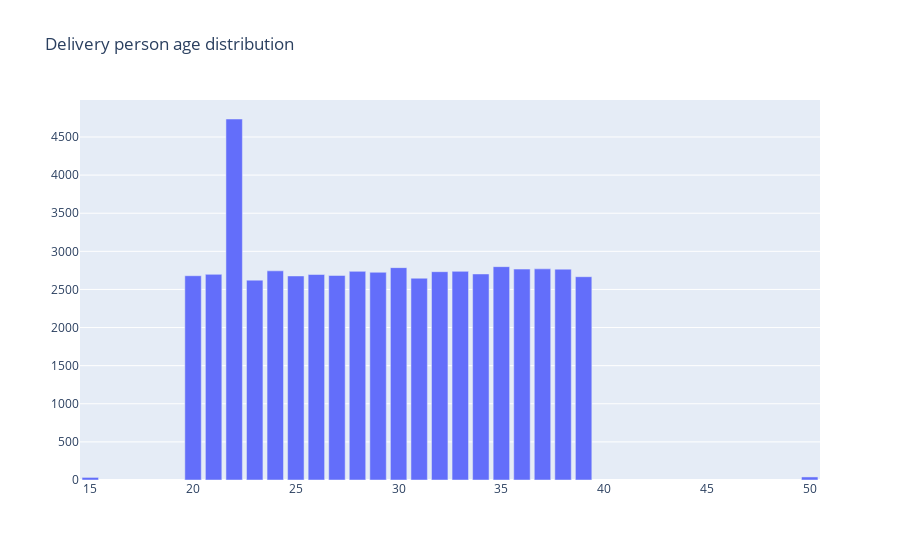

This figure's notebook cell:
### Code cell
# analyse the rating of delivery people

# create a df for analysing ratings

df_age = pd.DataFrame(list(df['Delivery_person_Age'].value_counts().items()), 
                                  columns=['Delivery_person_Age', 'count'])


df_age.info()

fig = go.Figure(
    data = go.Bar(x = df_age['Delivery_person_Age'], 
                  y = df_age['count']
                                   
                  )
)

fig.update_layout(title='Delivery person age distribution')

fig.show()

### Figure 1 — Plotly figure (JSON) as saved in the notebook; plotly's stock layout.template omitted (floating-point values rounded to 4 significant figures)
{"data": [{"type": "bar", "x": [22, 35, 30, 37, 36, 38, 24, 33, 28, 32, 29, 34, 21, 26, 27, 20, 25, 39, 31, 23, 50, 15], "y": [4736, 2799, 2786, 2770, 2767, 2766, 2744, 2737, 2737, 2733, 2725, 2703, 2698, 2696, 2683, 2680, 2677, 2667, 2647, 2622, 40, 34]}], "layout": {"title": {"text": "Delivery person age distribution"}}}
